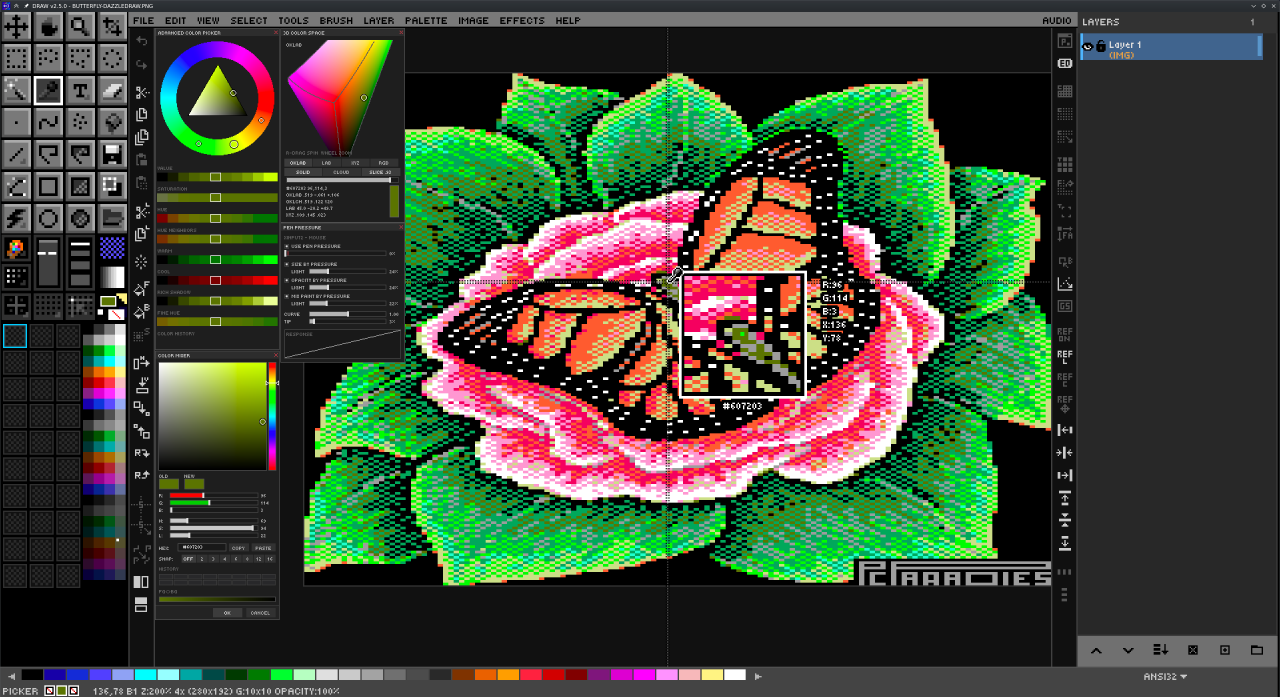
#> input picture GUI.png, 3840 x 2091 px (shown at 1/3 size); its folder holds only this picture in this run
$ python inspect_cbf.py ../../../../GUI.png
#> lines starting #> are read from the running program, lines starting #| are printed output that depends on the picture
### .claude/skills/create-color-bitmap-font-from-image/scripts/cbf.py
"""
cbf.py — read/write/verify DRAW Color Bitmap Font (CBF) spritesheets.

The CBF format is what GUI/FONT-LIST.BM's CBF_detect%/CBF_load_cache/
CBF_render_glyph implement.  This module is a faithful Python mirror of that
loader, so anything it accepts here will load identically inside DRAW.

FORMAT
------
A CBF font is a single .bmp strip:

    height   = glyphHeight + 1        (row 0 is a *marker* row, not pixels)
    row 0    = background colour everywhere, except ONE pixel of any other
               colour at the starting x of each glyph
    rows 1+  = the glyphs, laid out left-to-right, in their real colours
    bg       = the MOST FREQUENT colour in row 0.  Wherever that exact colour
               appears inside a glyph it is rendered TRANSPARENT.

Glyph width is implied: width[i] = markerX[i+1] - markerX[i], and the last
glyph runs to the right edge of the sheet.

Characters are mapped POSITIONALLY, not encoded:

    glyph 0 -> ASCII 33 '!'   glyph 1 -> ASCII 34 '"'  ...  up to ASCII 126 '~'

so a full printable set is 94 glyphs in strict ASCII order.  If a sheet has
fewer than 65 glyphs it stops before 'A' ever gets defined; if it has 33..90
covered but stops before 97, DRAW aliases lowercase onto the uppercase glyphs.
Space (32) is never a glyph — DRAW advances by the average glyph width.
"""

from __future__ import annotations

from collections import Counter
from PIL import Image

FIRST_CHAR = 33          # code of glyph 0
LAST_ASCII = 126         # last printable ASCII, '~'
MAX_CHAR = 255           # highest code CBF_CACHE_CHAR_MAP can hold
FULL_SET = "".join(chr(c) for c in range(FIRST_CHAR, LAST_ASCII + 1))   # 94 chars
GLYPH_MAX = 128          # CBF_GLYPH_MAX in FONT-LIST.BI

# Back-compat alias; prefer LAST_ASCII / MAX_CHAR, which say which one they mean.
LAST_CHAR = LAST_ASCII


class CBFError(ValueError):
    pass


# --------------------------------------------------------------------------
# writing
# --------------------------------------------------------------------------

# [70 lines left out: functions write, write_mono_grid, not called in this run]


# --------------------------------------------------------------------------
# reading — a line-for-line mirror of CBF_load_cache in GUI/FONT-LIST.BM
# --------------------------------------------------------------------------

class CBFSheet:
    def __init__(self, path):
        self.path = str(path)
        img = Image.open(self.path).convert("RGB")
        self.image = img
        w, h = img.size
        self.width, self.sheet_height = w, h
        self.height = h - 1                       # glyph height
        px = img.load()

        # bg = most frequent colour in row 0
        row0 = [px[x, 0] for x in range(w)]
        counts = Counter(row0)
        if len(counts) < 2:
            raise CBFError("row 0 has <2 distinct colours — not a CBF sheet")
        self.bg = counts.most_common(1)[0][0]

        # glyph starts = every bg -> non-bg transition in row 0
        self.starts = []
        prev_is_bg = True
        for x in range(w):
            if row0[x] != self.bg:
                if prev_is_bg and len(self.starts) < GLYPH_MAX:
                    self.starts.append(x)
                prev_is_bg = False
            else:
                prev_is_bg = True
        if len(self.starts) < 2:
            raise CBFError("fewer than 2 glyphs detected — CBF_detect% would reject this")

        self.widths = [
            (self.starts[i + 1] - self.starts[i]) if i < len(self.starts) - 1
            else (w - self.starts[i])
            for i in range(len(self.starts))
        ]
        self.space_width = sum(self.widths) // len(self.widths)

        # positional ASCII map, with DRAW's uppercase->lowercase aliasing
        self.char_map = {}
        gi = 0
        for ch in range(FIRST_CHAR, FIRST_CHAR + len(self.starts)):
            if ch > MAX_CHAR:
                break
            self.char_map[ch] = gi
            if 65 <= ch <= 90:
                self.char_map[ch + 32] = gi       # later overwritten if real
            gi += 1                               # lowercase glyphs exist

    # -- accessors ---------------------------------------------------------

    def __len__(self):
        return len(self.starts)

    def glyph_image(self, index):
        x = self.starts[index]
        return self.image.crop((x, 1, x + self.widths[index], 1 + self.height))

    def glyph_for(self, ch):
        gi = self.char_map.get(ord(ch))
        return None if gi is None else self.glyph_image(gi)

    # [24 lines left out: functions ascii_art, render, not called in this run]

    def summary(self):
        mapped = sorted(self.char_map)
        ascii_n = sum(1 for c in mapped if c <= LAST_ASCII)
        extra = [c for c in mapped if c > LAST_ASCII]
        line = (f"  chars      ASCII {ascii_n}/94 mapped "
                f"({chr(mapped[0])!r}..{chr(min(mapped[-1], LAST_ASCII))!r})")
        if extra:
            line += f"\n  extended   codes {extra[0]}..{extra[-1]} ({len(extra)} glyphs)"
        return (f"{self.path}\n"
                f"  sheet      {self.width}x{self.sheet_height} "
                f"(glyph height {self.height})\n"
                f"  background {self.bg}\n"
                f"  glyphs     {len(self.starts)}  "
                f"widths {min(self.widths)}..{max(self.widths)} "
                f"(space advance {self.space_width})\n" + line)


def read(path):
    return CBFSheet(path)

### .claude/skills/create-color-bitmap-font-from-image/scripts/inspect_cbf.py
#!/usr/bin/env python3
"""
inspect_cbf.py — verify a .bmp parses as a DRAW Color Bitmap Font, exactly the
way GUI/FONT-LIST.BM's CBF_detect%/CBF_load_cache would, and preview it.

    python3 inspect_cbf.py FONT.bmp                     # summary
    python3 inspect_cbf.py FONT.bmp --art A B 3         # ASCII art of glyphs
    python3 inspect_cbf.py FONT.bmp --render "HELLO" -o out.png --scale 8
    python3 inspect_cbf.py DIR                          # check a whole folder
"""
from __future__ import annotations

import argparse
import glob
import os
import sys

sys.path.insert(0, os.path.dirname(os.path.abspath(__file__)))
import cbf   # noqa: E402


def check(path, verbose=True):
    try:
        sheet = cbf.read(path)
#> in __init__, `row0 = [px[x, 0] for x in range(w)]`: row0 = 3840 items, first 6: (30, 34, 45), (30, 34, 45), (30, 34, 45), (30, 34, 45), (30, 34, 45), (50, 54, 61)
#> in __init__, `counts = Counter(row0)`: counts = {(30, 34, 45): 10, (50, 54, 61): 1, (61, 67, 73): 1, (77, 81, 84): 2, (69, 73, 77): 2, (82, 86, 89): 3822, (63, 65, 73): 1, (49, 53, 61): 1}
#> in __init__, `self.bg = counts.most_common(1)[0][0]`: self.bg = (82, 86, 89)
#> after the loop in __init__, `for x in range(w):`: self.starts = [0, 3831]
#> in __init__, `self.widths = [ (self.starts[i + 1] - self.starts[i]) if i < len(self...`: self.widths = [3831, 9]
#> in __init__, `self.space_width = sum(self.widths) // len(self.widths)`: self.space_width = 1920
#> the loop in __init__, `for ch in range(FIRST_CHAR, FIRST_CHAR + len(self.starts)):` made 2 passes
#> (ch, gi) on passes 1 to 2: (33, 1), (34, 2)
#> after the loop in __init__, `for ch in range(FIRST_CHAR, FIRST_CHAR + len(self.starts)):`: gi = 2; self.char_map = {33: 0, 34: 1}
    except Exception as exc:                       # noqa: BLE001
        print(f"REJECT  {path}\n        {exc}")
        return None

    problems = []
    if sheet.width < 10 or sheet.sheet_height < 3:
        problems.append("too small — CBF_detect% requires w>=10 and h>=3")
    if len(sheet) < 2:
        problems.append("fewer than 2 glyphs — CBF_detect% would reject")
    if len(sheet) > cbf.GLYPH_MAX:
        problems.append(f"more than CBF_GLYPH_MAX ({cbf.GLYPH_MAX}) glyphs — extras ignored")
    if len(sheet) < 94:
        missing = chr(cbf.FIRST_CHAR + len(sheet))
#> missing = '#'
        problems.append(f"only {len(sheet)} glyphs — mapping stops before {missing!r}; "
                        f"a full printable set is 94")
    if len(sheet) >= 33 and len(sheet) < 65:
        problems.append("stops inside the uppercase range — some letters unmapped")
    # a glyph whose every pixel equals bg renders as nothing at all
    blank = [i for i in range(len(sheet)) if sheet.glyph_image(i).getcolors(2) ==
             [(sheet.widths[i] * sheet.height, sheet.bg)]]
#> in glyph_image, `x = self.starts[index]`: x = 0
#> in glyph_image, `return self.image.crop((x, 1, x + self.widths[index], 1 + self.height))`:
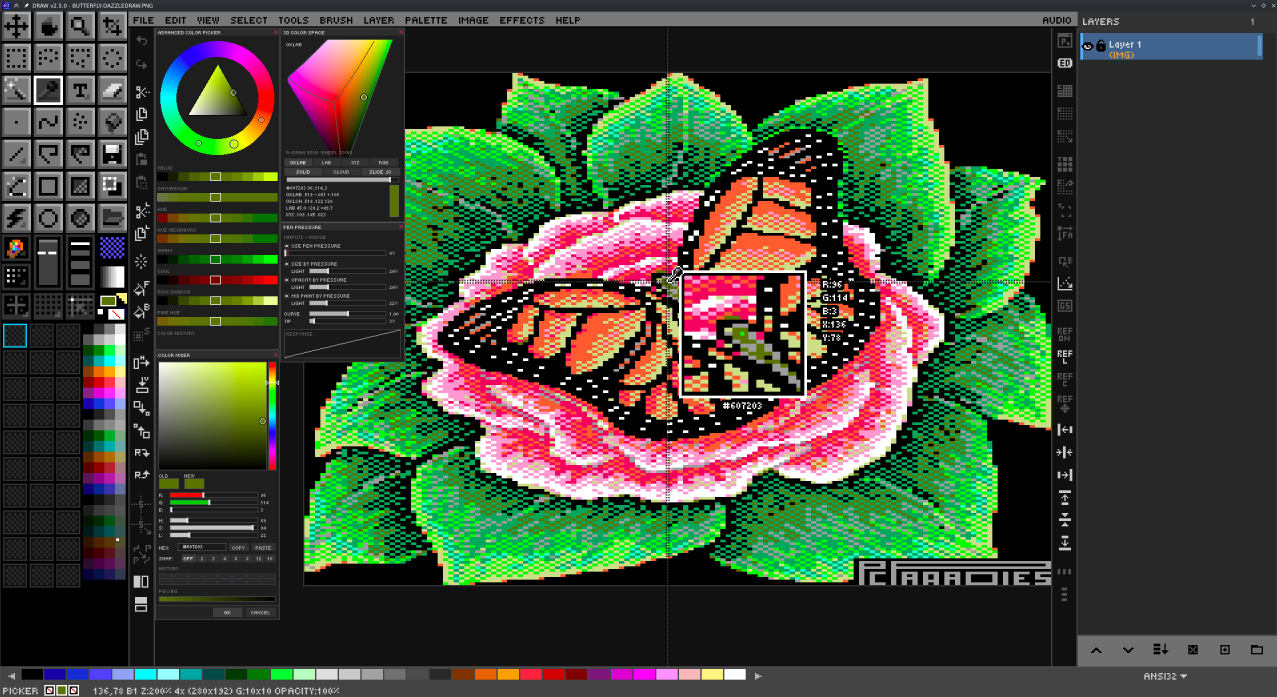
#> returned value: PIL image 3831x2090 RGB (shown at 1/3 size); mean R, G, B 63.3, 73.1, 55.5
#> blank = []
    # A deliberate spacer past the ASCII range is a layout choice, not a defect.
    blank = [i for i in blank if cbf.FIRST_CHAR + i <= cbf.LAST_ASCII]
    if blank:
        def label(i):
            code = cbf.FIRST_CHAR + i
            return repr(chr(code)) if code <= cbf.LAST_ASCII else f"code {code}"
        chars = " ".join(label(i) for i in blank[:8])
        problems.append(f"{len(blank)} fully-background glyph(s) render as nothing: {chars}")

    if verbose:
        print(sheet.summary())
#> in summary, `mapped = sorted(self.char_map)`: mapped = [33, 34]
#> in summary, `ascii_n = sum(1 for c in mapped if c <= LAST_ASCII)`: ascii_n = 2
#> in summary, `extra = [c for c in mapped if c > LAST_ASCII]`: extra = []
        for p in problems:
            print(f"  WARN       {p}")
#> this loop made 1 pass
#|   WARN       only 2 glyphs — mapping stops before '#'; a full printable set is 94
        if not problems:
            print("  OK         loads cleanly as a CBF font")
    return sheet


if __name__ == "__main__":
    ap = argparse.ArgumentParser()
    ap.add_argument("target", help=".bmp file or a directory of them")
    ap.add_argument("--art", nargs="*", metavar="CHAR", help="print ASCII art for these chars")
    ap.add_argument("--render", metavar="TEXT")
    ap.add_argument("-o", "--out", default="cbf_preview.png")
    ap.add_argument("--scale", type=int, default=6)
    ap.add_argument("--bg", default=None, help="preview background, e.g. '32,32,40'")
    a = ap.parse_args()

    if os.path.isdir(a.target):
        for f in sorted(glob.glob(os.path.join(a.target, "*.bmp")) +
                        glob.glob(os.path.join(a.target, "*.BMP"))):
            check(f)
            print()
        sys.exit(0)

    sheet = check(a.target)
    if sheet is None:
        sys.exit(1)

    if a.art:
        for ch in a.art:
            gi = sheet.char_map.get(ord(ch))
            print(f"\n{ch!r}  (glyph {gi})")
            print("  unmapped" if gi is None else sheet.ascii_art(gi))

    if a.render:
        bg = tuple(int(v) for v in a.bg.split(",")) if a.bg else None
        sheet.render(a.render, scale=a.scale, bg=bg).save(a.out)
        print(f"\nwrote {a.out}")
